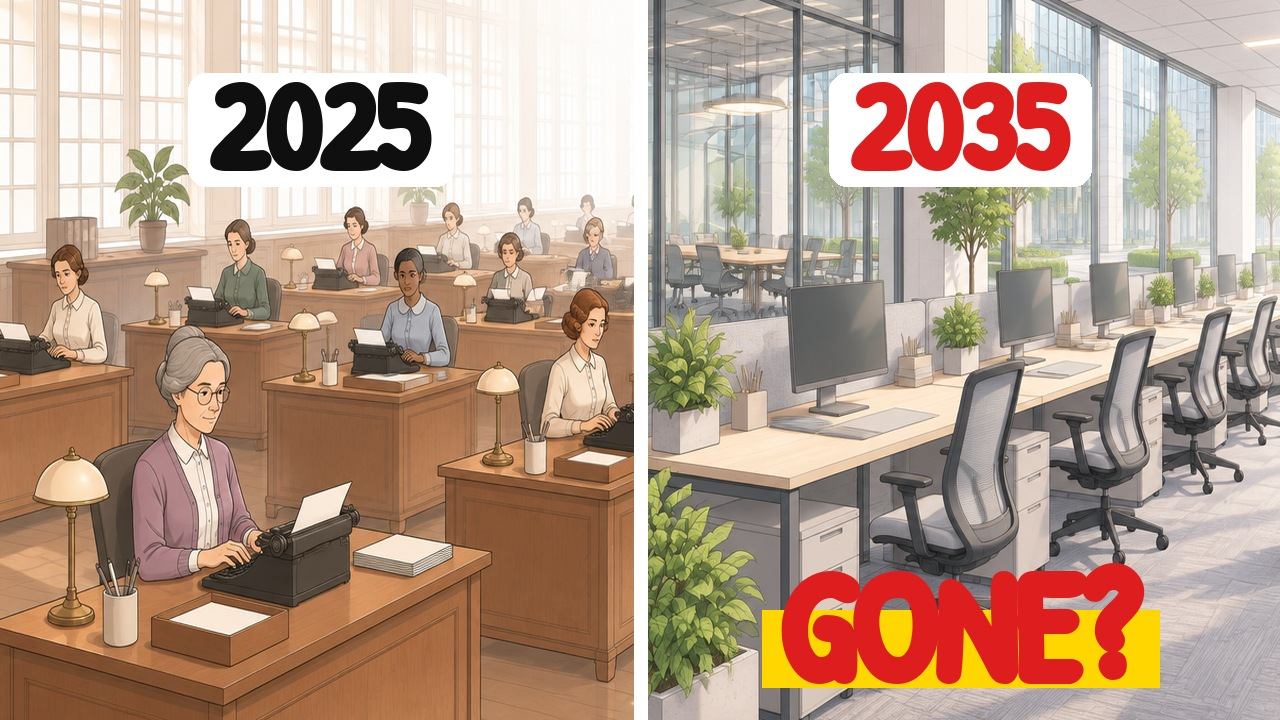
#> input picture hardo/ep19/thumb_A_2025_vs_2035_gone_1280x720.jpg, 1280 x 720 px
$ python -i dissolve.py   (imports and definitions only)
#> lines starting #> are read from the running program, lines starting #| are printed output that depends on the picture; after the words box and inside, x2 and y2 are one past the last pixel; in counts of white or black regions, pixels touching at a corner belong together
import numpy as np, random
from PIL import Image, ImageDraw, ImageFilter, ImageFont
F="/home/user/lookme-viewer/hardo/pilot/fonts/PatrickHand.ttf"
def figures(sheet):
#> called with sheet = 'thumb_A_2025_vs_2035_gone_1280x720.jpg'
    im=Image.open(sheet).convert('RGB'); a=np.asarray(im); ink=a.min(2)<235
#> in figures, im is the input picture: PIL image 1280x720 RGB; mean R, G, B 182.7, 156.9, 139.2
#> after `ink = a.min(2) < 235`:
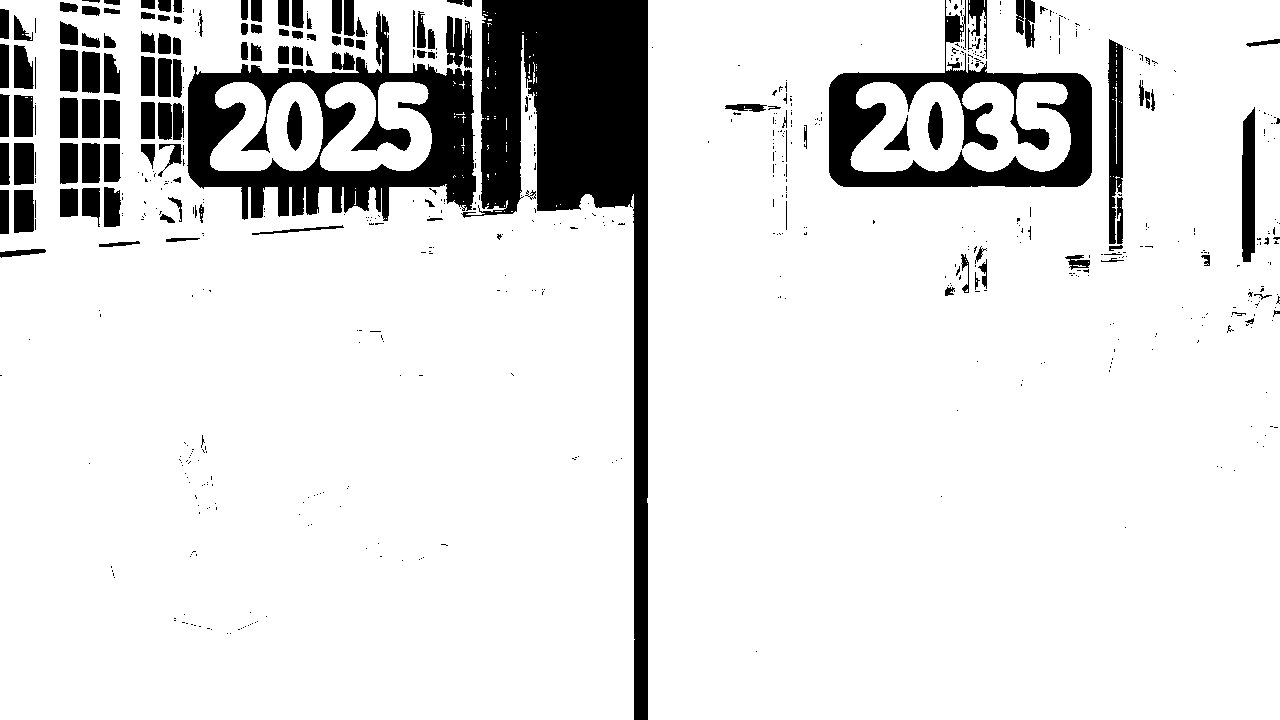
#> ink: shape (720, 1280) bool; 87.8% white; 643 black regions (511 under 20 px), largest, box (x1, y1, x2, y2) and area: (461, 0, 648, 720) 39534, (187, 11, 476, 221) 22380, (829, 0, 1092, 187) 15403
    xs=np.where(ink.any(0))[0]; segs=[]; s=p=xs[0]
#> after `xs = np.where(ink.any(0))[0]`: xs = 1268 values from 0 to 1279
#> after `s = p = xs[0]`: s = 0; p = 0
    for x in xs[1:]:
        if x-p>8: segs.append((s,p)); s=x
        p=x
#> this loop made 1267 passes
#> s on pass 635: 647
#> after the loop, segs = [(0, 634)]
    segs.append((s,p)); out=[]
    for x0,x1 in [q for q in segs if q[1]-q[0]>40]:
        rows=np.where(ink[:,x0:x1+1].any(1))[0]
        c=im.crop((x0-6,rows[0]-6,x1+7,rows[-1]+7))
        # alpha: flood background from the border on a dilated edge mask
        L=np.asarray(c.convert('L')).astype(int)
        bgm=Image.fromarray(((L>242)*255).astype('uint8'))
        d=bgm.copy(); w,h=d.size
        from PIL import ImageDraw as D
        for pt in [(0,0),(w-1,0),(0,h-1),(w-1,h-1)]:
            if d.getpixel(pt)==255: D.floodfill(d,pt,128)
        alpha=(np.asarray(d)!=128).astype('uint8')*255
        al=Image.fromarray(alpha).filter(ImageFilter.MinFilter(3)).filter(ImageFilter.GaussianBlur(1))
        c=c.convert('RGBA'); c.putalpha(al); out.append(c)
#> this loop made 2 passes
#> (x0, x1, w, h) on passes 1 to 2: (0, 634, 647, 732), (647, 1279, 645, 732)
#> pass 1, in figures, `c=im.crop((x0-6,rows[0]-6,x1+7,rows[-1]+7))`:
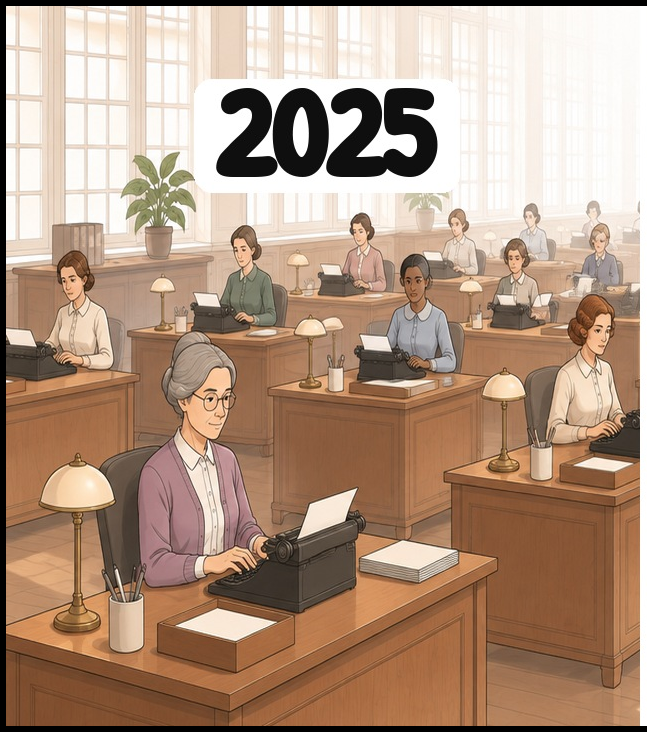
#> c: PIL image 647x732 RGB; mean R, G, B 177.5, 149.3, 128.6
#> pass 1, in figures, `L=np.asarray(c.convert('L')).astype(int)`:
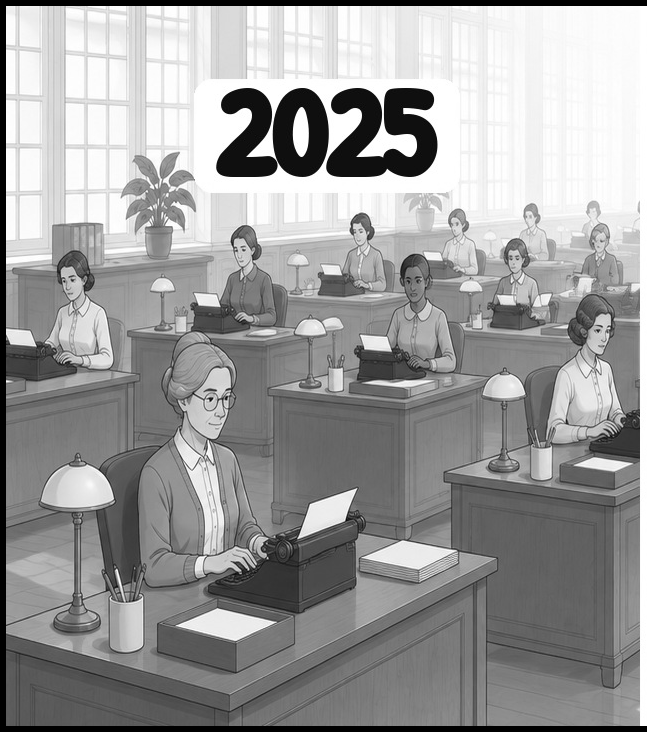
#> L: shape (732, 647) int64; min 0, max 255, mean 155.4
#> pass 1, in figures, `bgm=Image.fromarray(((L>242)*255).astype('uint8'))`:
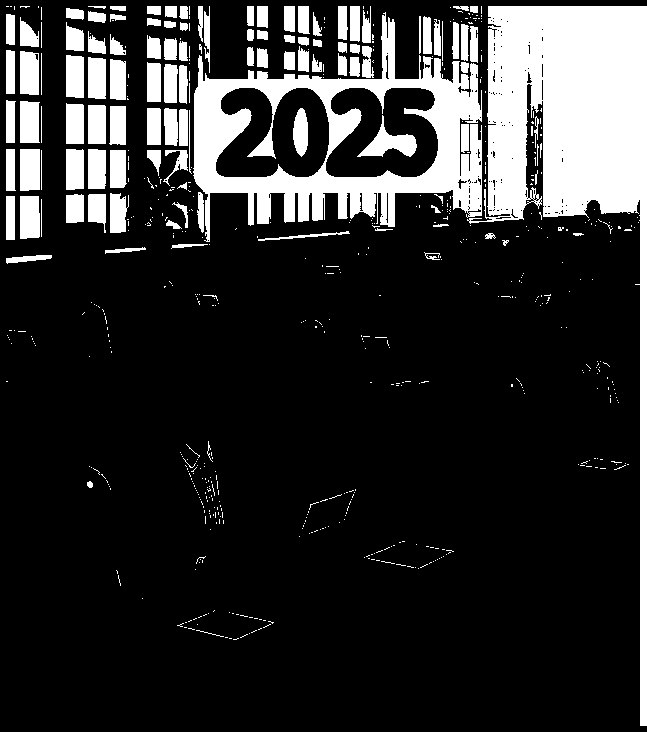
#> bgm: PIL image 647x732 L; 18.3% white; 629 white regions (510 under 20 px), largest, box (x1, y1, x2, y2) and area: (467, 6, 647, 726) 34753, (193, 12, 482, 242) 21888, (357, 115, 417, 157) 970
#> after the loop: al: PIL image 645x732 L; every value is 255
#> after the loop:
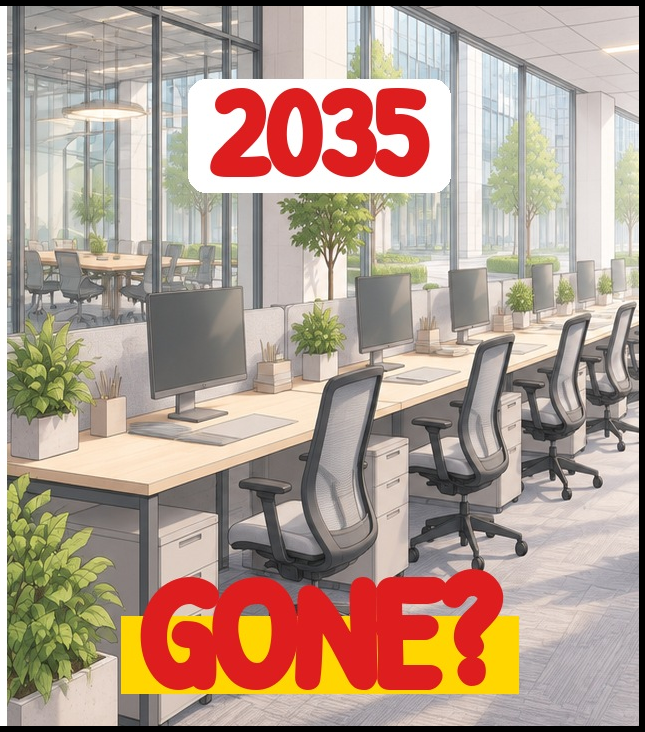
#> c: PIL image 645x732 RGBA; mean R, G, B, A 178.6, 156.4, 142.7, 255
#> after the loop:
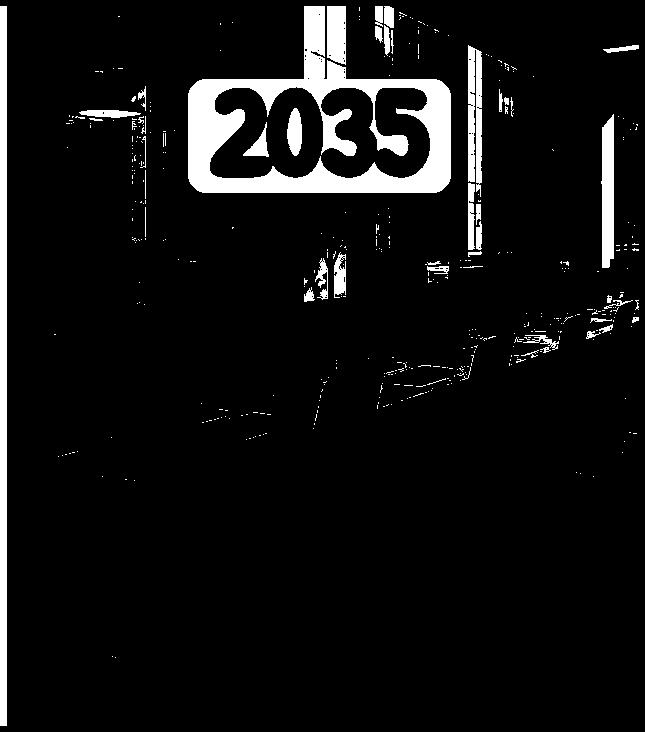
#> d: PIL image 645x732 L; 6.7% white; 430 white regions (386 under 20 px), largest, box (x1, y1, x2, y2) and area: (188, 6, 451, 193) 16509, (0, 6, 7, 726) 5040, (601, 114, 614, 268) 1732
#> after the loop, out = 2 items
    return out
def dissolve(fig,start=0.45,seed=1,cell=7,drift=260):
    random.seed(seed); a=np.asarray(fig).copy(); h,w,_=a.shape
    out=np.zeros((h,w+drift,4),np.uint8); out[:,:w]=a
    for y in range(0,h,cell):
        for x in range(0,w,cell):
            t=(x/w-start)/(1-start)
            if t<=0: continue
            blk=a[y:y+cell,x:x+cell]
            if blk[...,3].max()<40: continue
            if random.random()<min(1,t*1.25):
                out[y:y+cell,x:x+cell]=0
                if random.random()<0.55:
                    dx=int(random.random()*drift*t+cell); dy=int((random.random()-0.6)*60*t)
                    ny,nx=y+dy,x+dx
                    if 0<=ny<h-cell and nx<w+drift-cell:
                        b=blk.copy(); b[...,3]=(b[...,3]*max(0.25,1-t*0.7)).astype(np.uint8)
                        sub=out[ny:ny+b.shape[0],nx:nx+b.shape[1]]; m=b[...,3:]>sub[...,3:]
                        sub[:]=np.where(m,b,sub)
    return Image.fromarray(out)
def text(d,t,xy,size,fill,outline=(255,255,255),sw=None,anchor='la'):
    f=ImageFont.truetype(F,size); sw=sw or max(6,size//12)
    d.text(xy,t,font=f,fill=fill,stroke_width=sw,stroke_fill=outline,anchor=anchor)

>>> result = figures('thumb_A_2025_vs_2035_gone_1280x720.jpg')
#> result = 2 items
